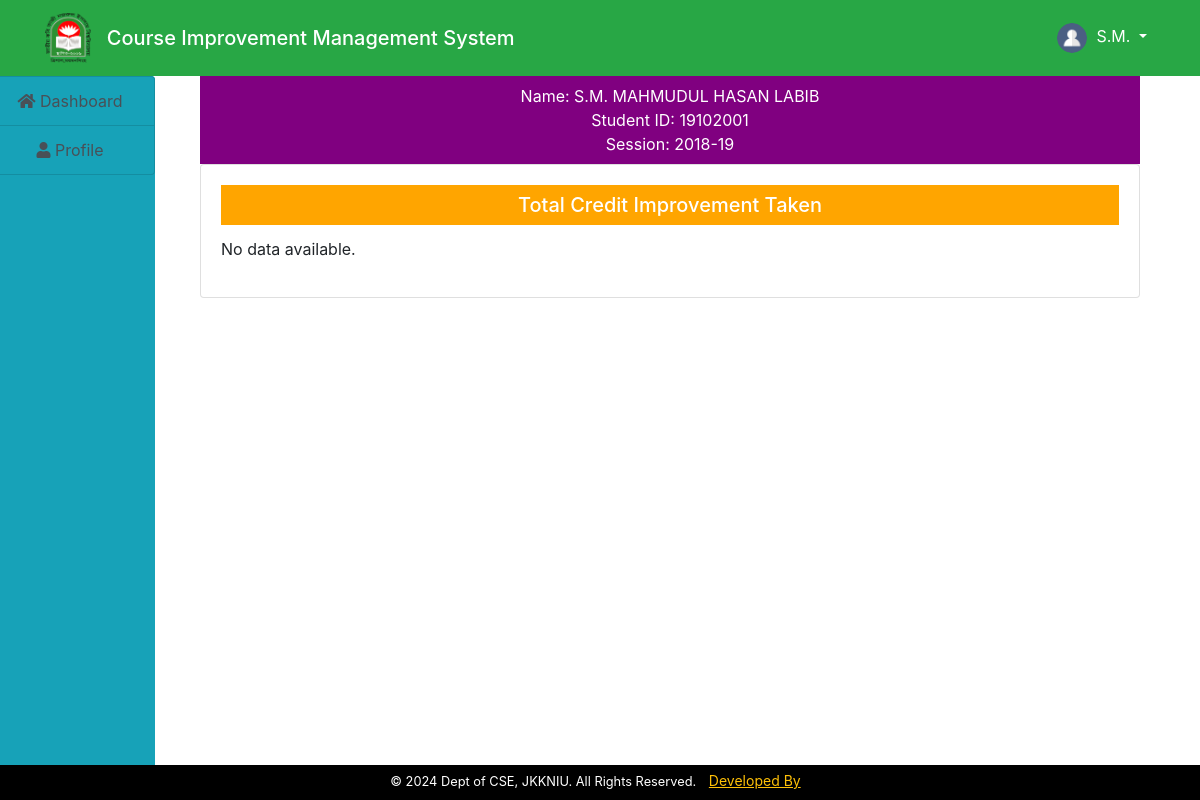
Screenshot of /student/improvement.php (signed in) with the database file from the repository.
### tables this page shows
CREATE TABLE `students` (
  `id` int(11) NOT NULL,
  `name` varchar(200) NOT NULL,
  `username` varchar(200) NOT NULL,
  `department` varchar(40) NOT NULL,
  `stud_id` varchar(100) NOT NULL,
  `reg_no` varchar(100) NOT NULL,
  `email` varchar(200) NOT NULL,
  `gender` varchar(200) NOT NULL,
  `phone` varchar(200) NOT NULL,
  `password` varchar(200) NOT NULL,
  `data_reg` varchar(200) NOT NULL,
  `status` varchar(200) NOT NULL,
  `session` varchar(200) NOT NULL,
  `otp` varchar(100) NOT NULL,
  `profile` varchar(200) NOT NULL
);

### student/improvement.php (the view, shortened to what this page needs)
<!DOCTYPE html>
<html lang="en">
<head>
    <link rel="stylesheet" href="https://maxcdn.bootstrapcdn.com/bootstrap/4.5.2/css/bootstrap.min.css">
</head>
<body>
    <?php
    include("header.php");
    ?>
    <div class="container-fluid">
        <div class="row">
            <div class="col-md-2" style="margin-left: -30px;">
                <?php include("sidenav.php"); ?>
            </div>
            <div class="col-md-10">
                <div class="container">
                    <?php
                    $student = $_SESSION['students'];
                    $q = "SELECT * FROM students WHERE username='$student'";
                    $res = mysqli_query($conn, $q);
                    $r = mysqli_fetch_array($res);
                    $student_id = $r['stud_id'];
                    ?>
                    <div>
                        <p style="text-align:center;color:#fff;background:purple;margin:0;padding:8px;width:100%"><?php echo "Name: " . $r['name'] . "<br>Student ID: " . $r['stud_id'] . "<br>Session: " . $r['session']; ?></p>
                    </div>
                    <div class="card">
                        <div class="card-body">
                            <h5 class="card-title text-center" style="color:#fff;background:orange;margin:0 px,50 px,0 px,50 px;padding:8px;">Total Credit Improvement Taken</h5>
                            <?php
                            $query = "SELECT * FROM imp_form WHERE exam_roll='$student_id'";
                            $result = mysqli_query($conn, $query);
                            if ($result && mysqli_num_rows($result) > 0) {
                                $current_academic_year = null;
                                while ($row = mysqli_fetch_assoc($result)) {
                                    $course_details = json_decode($row['course_details'], true);
                                    if ($course_details && count($course_details) > 0) {
                                        $notEmptyDetails = false;
                                        foreach ($course_details as $course) {
                                            if (!empty($course['serialNo']) || !empty($course['semester']) || !empty($course['courseNo']) || !empty($course['courseTitle']) || !empty($course['gradeObtained'])) {
                                                $notEmptyDetails = true;
                                                break;
                                            }
                                        }
                                        if ($notEmptyDetails) {
                                            $semester = $course_details[0]['semester'];
                                            $academic_year = ceil($semester / 2);
                                            if ($academic_year !== $current_academic_year) {
                                                echo "<p><strong>Academic Year:</strong> " . $academic_year . "</p>";
                                                $current_academic_year = $academic_year;
                                            }
                                            echo "<ul>";
                                            foreach ($course_details as $course) {
                                                if (!empty($course['serialNo']) || !empty($course['semester']) || !empty($course['courseNo']) || !empty($course['courseTitle']) || !empty($course['gradeObtained'])) {
                                                    echo "<li><strong>Semester:</strong> " . $course['semester'] . ", <strong>Course Code:</strong> " . $course['courseNo'] . ", <strong>Course Name:</strong> " . $course['courseTitle'] . " , <strong>Credit Hour:</strong> " . $course['gradeObtained'] . "</li>";
                                                }
                                            }
                                            echo "</ul>";
                                        }
                                    }
                                }
                            } else {
                                echo "<p>No data available.</p>";
                            }
                            ?>
                        </div>
                    </div>
                </div>
            </div>
        </div>
    </div>
    <?php
    include("../footer.php")
    ?>
</body>
</html>

### rows the page displays
students: name "S.M. MAHMUDUL HASAN LABIB", stud "19102001", session "2018-19"

### other values shown
$user "S.M."
